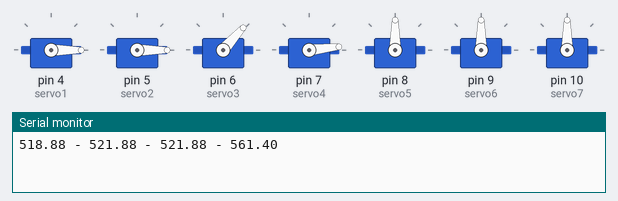
Bench run of a sketch on a simulated Arduino Uno, built with avr-gcc and run on an emulated ATmega328P. Shown: 7 × servo, the last lines printed to the serial monitor.

Above: at 0.05 s.
At 0.9 s:
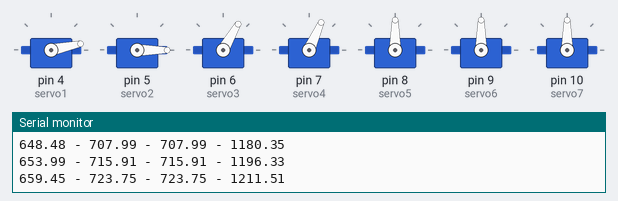
At 1.8 s:
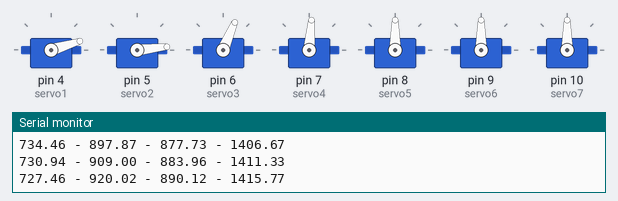
At 3.55 s:
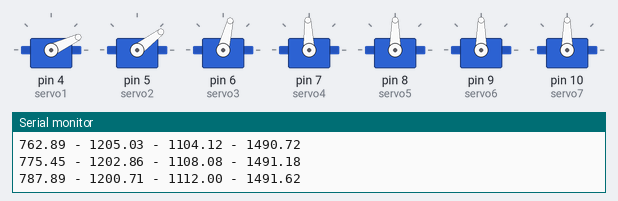
At 5.3 s:
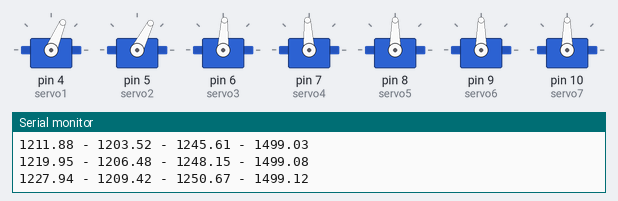
At 7.1 s:
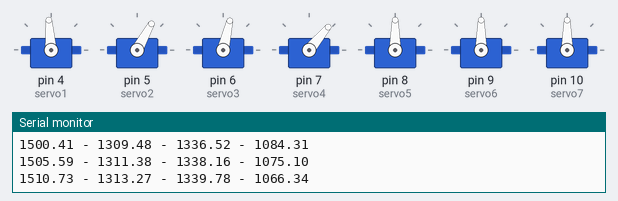
Timing chart, 0 to 9.3 s (numbered marks = the images above):
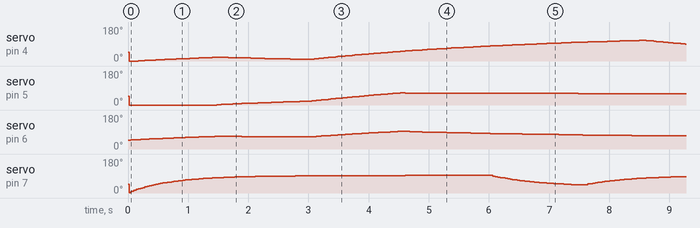

The sketch:

Ejemplo_BR-02_-_BR_movimientos_suaves.ino
```cpp
/*
Fuente:      Ejemplo mover servos suaves con milisegundos.ino
Descripción: Ejemplo de como mover los servomotores suavemente y sin que
             el servomotor retorne a su posición antes de moverse.
             Esta forma de mover los servomotores es perfecta para los
             brazos roboticos o cualquier programa que use servomotores.

             Este programa sirve para Brazos Roboticos de 4 y 6 servos
             solo habría que desmarcar las lineas que se refieren a los
             servos 5 y 6.

Código de ejemplo en:
--------------------------------------------------------------------------
Web:    https://www.youtube.com/watch?v=jsXolwJskKM
Github: https://github.com/XRobots/ServoSmoothing

*/

#include <Servo.h>

// Valor posición media 512 de los servomotores
// Valor posición maxima 1023 de los servomotores
// Valor posición inicial 0 de los servomotores

#define VALUE_SERVO_MED   512     // Valor intermedio entre X y Y
#define VALUE_SERVO_MAX  1023     // Valor inicial ( 0º ) de X y Y

int pot1 = VALUE_SERVO_MED;
int pot2 = VALUE_SERVO_MED;
int pot3 = VALUE_SERVO_MED;
int pot4 = VALUE_SERVO_MED;
int pot5 = VALUE_SERVO_MED;
int pot6 = VALUE_SERVO_MED;

float pot1Smoothed  = VALUE_SERVO_MED;    // smoothed = alisado
float pot2Smoothed  = VALUE_SERVO_MED;
float pot3Smoothed  = VALUE_SERVO_MED;
float pot4Smoothed  = VALUE_SERVO_MED;
float pot4aSmoothed = VALUE_SERVO_MED;
float pot5Smoothed  = VALUE_SERVO_MED;
float pot6Smoothed  = VALUE_SERVO_MED;

float pot1SmoothedPrev  = VALUE_SERVO_MED;    // smoothedPrev = alisado siguiente
float pot2SmoothedPrev  = VALUE_SERVO_MED;
float pot3SmoothedPrev  = VALUE_SERVO_MED;
float pot4SmoothedPrev  = VALUE_SERVO_MED;
float pot4aSmoothedPrev = VALUE_SERVO_MED;
float pot5SmoothedPrev  = VALUE_SERVO_MED;
float pot6SmoothedPrev  = VALUE_SERVO_MED;

float pot1Scaled;
float pot2Scaled;
float pot3Scaled;
float pot4Scaled;
float pot4aScaled;
float pot5Scaled;
float pot6Scaled;

unsigned long currentMillis;  // Milisegundos actuales
long previousMillis     = 0;  // Milisegundos siguientes
long interval           = 5;  // Intervalo de 5 milisegundos para tiempo

int stepFlag            = 0;  //
long previousStepMillis = 0;  //

Servo servo1;
Servo servo2;
Servo servo3;
Servo servo4;
Servo servo5;
Servo servo6;
Servo servo7;

void setup() {

  //
  pinMode(4, INPUT);
  pinMode(5, INPUT);
  pinMode(6, INPUT);
  pinMode(7, INPUT);
  pinMode(8, INPUT);
  pinMode(9, INPUT);

  //
  servo1.attach(4);
  servo2.attach(5);
  servo3.attach(6);
  servo4.attach(7);
  servo5.attach(8);
  servo6.attach(9);
  servo7.attach(10);

  //
  Serial.begin(9600);

//-------------------------> Declaración de funciones

/*
  // Función que inicializa los servomotores a la posición inicial
  void myInitServos();

  // Función que envia al puerto de serir los valores de los servomotores
  void myPrinterSerie()

  // Función mueve los servomotores
  void myServosWrite()

  // Función que calcula los valores para los servomotores a mover
  void myCalculaPos()

  // Escala todos los valores en microsegundos
  void myScaleAll()

  // Valores para movimientos suaves
  void myValueSmooth()

  // Marcar valores anteriores
  void myBookmarkPreValues()
*/

//-------------------------> Fin Declaración de funciones

  // Inicializa los servomotores
  myInitServos();

}

void loop() {

  // Actualizamos los milisegundos actuales
  currentMillis = millis();

  // Se inicia un ciclo cronometrado de 5 milisegundos
  if ( currentMillis - previousMillis >= interval )
  {

      // Pasamos el valor actual en milisegundos a la posición siguiente
      previousMillis = currentMillis;

      // Calcula los valores para los servomotores a mover
      myCalculaPos();

      // Escala todos valores de rangos en microsegundos
      myScaleAll();

      // Valores para movimientos suaves
      myValueSmooth();

      // Marcar valores anteriores
      myBookmarkPreValues();

      // Envia al puerto de serie los valores de los servomotores
      myPrinterSerie();

      // Muevo los servomotores
      myServosWrite();

  }

  // Inicializa los servomotores
//  myInitServos();

  // Espera 20 milisegundos
  delay( 20 );

}

void myInitServos()
{

  servo1.writeMicroseconds( VALUE_SERVO_MAX );
  servo2.writeMicroseconds( VALUE_SERVO_MAX );
  servo3.writeMicroseconds( VALUE_SERVO_MAX );
  servo4.writeMicroseconds( VALUE_SERVO_MAX );
  //servo5.writeMicroseconds( VALUE_SERVO_MAX );
  //servo6.writeMicroseconds( VALUE_SERVO_MAX );
  //servo7.writeMicroseconds( VALUE_SERVO_MAX );

}

void myServosWrite()
{

  servo1.writeMicroseconds(pot1Smoothed);                     // neck rotate
  servo2.writeMicroseconds(pot6Smoothed - pot5Smoothed);      // neck side-side
  servo3.writeMicroseconds(pot6Smoothed + pot5Smoothed);      // neck front-back
  //servo5.writeMicroseconds(pot2Smoothed);                   // eyeballs side-side
  //servo7.writeMicroseconds(pot2Smoothed);
  //servo4.writeMicroseconds(pot4Smoothed);                   // eyelids
  //servo6.writeMicroseconds(pot4aSmoothed);
  servo4.writeMicroseconds(pot4Smoothed);                     // eyelids

}


void myCalculaPos()

{
      // step sequencer

      if ( stepFlag == 0 && currentMillis - previousStepMillis > 500 )
      {

        pot1 = VALUE_SERVO_MED;
        pot6 = VALUE_SERVO_MED;
        stepFlag = 1;
        previousStepMillis = currentMillis;

      }
      else if ( stepFlag == 1 && currentMillis - previousStepMillis > 1000 )
      {

        pot1 = VALUE_SERVO_MAX;
        pot2 = VALUE_SERVO_MAX;
        pot6 = 0;
        stepFlag = 2;
        previousStepMillis = currentMillis;

      }
      else if ( stepFlag == 2 && currentMillis - previousStepMillis > 1500 )
      {

        pot1 = 0;
        pot6 = VALUE_SERVO_MAX;
        pot2 = 0;
        stepFlag = 3;
        previousStepMillis = currentMillis;

      }

      if ( stepFlag == 3 && currentMillis - previousStepMillis > 1500 )
      {

        pot5 = VALUE_SERVO_MED;
        pot6 = 0;
        pot2 = VALUE_SERVO_MED;
        stepFlag = 4;
        previousStepMillis = currentMillis;

      }

      if ( stepFlag == 4 && currentMillis - previousStepMillis > 1500 )
      {

        pot4 = 0;
        stepFlag = 5;
        previousStepMillis = currentMillis;

      }

      if ( stepFlag == 5 && currentMillis - previousStepMillis > 1500 )
      {

        pot4 = VALUE_SERVO_MED;
        stepFlag = 1;
        previousStepMillis = currentMillis;

      }

}

void myScaleAll()
{
      // escalar todos los potenciómetros para el rango de microsegundos del servo

      pot1Scaled  = ( ( pot1 - VALUE_SERVO_MED ) * -1.6 ) + 1200;
      pot2Scaled  = (   pot2 - VALUE_SERVO_MED ) + 1500;
      pot3Scaled  = (   pot3 - VALUE_SERVO_MED ) + 1500;
      pot4Scaled  = ( ( pot4 - VALUE_SERVO_MED ) * 1.2 )  + 1500;
      pot4aScaled = ( ( pot4 - VALUE_SERVO_MED ) * -1.2 ) + 1500;
      pot5Scaled  = (   pot5 - VALUE_SERVO_MED ) * 1.5;
      pot6Scaled  = (   pot6 - VALUE_SERVO_MED ) + 1650;

      pot4Scaled = constrain(pot4Scaled,900,1500);
      pot4aScaled = constrain(pot4aScaled,1500,2100);

}


void myValueSmooth()
{

      pot1Smoothed = (pot1Scaled * 0.01) + (pot1SmoothedPrev * 0.99);
      pot2Smoothed = (pot2Scaled * 0.01) + (pot2SmoothedPrev * 0.99);
      pot3Smoothed = (pot3Scaled * 0.01) + (pot3SmoothedPrev * 0.99);
      pot4Smoothed = (pot4Scaled * 0.05) + (pot4SmoothedPrev * 0.95);
      pot4aSmoothed = (pot4aScaled * 0.05) + (pot4aSmoothedPrev * 0.95);
      pot5Smoothed = (pot5Scaled * 0.01) + (pot5SmoothedPrev * 0.99);
      pot6Smoothed = (pot6Scaled * 0.01) + (pot6SmoothedPrev * 0.99);

}

void myBookmarkPreValues()
{
      // bookmark previous values
      //bookmark previous values

      pot1SmoothedPrev  = pot1Smoothed;
      pot2SmoothedPrev  = pot2Smoothed;
      pot3SmoothedPrev  = pot3Smoothed;
      pot4SmoothedPrev  = pot4Smoothed;
      pot4aSmoothedPrev = pot4aSmoothed;
      pot5SmoothedPrev  = pot5Smoothed;
      pot6SmoothedPrev  = pot6Smoothed;

}

void myPrinterSerie()
{

  Serial.print( pot1Smoothed   + String( " - " ) );
  Serial.print( pot2Smoothed   + String( " - " ) );
  Serial.print( pot3Smoothed   + String( " - " ) );
  Serial.print( pot4Smoothed   ); //+ String( " - " ) );
  //Serial.print( pot5Smoothed   + String( " - " ) );
  //Serial.print( pot6Smoothed + String( " - " ) );
  Serial.println();

}
```
